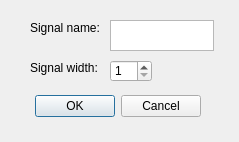
<?xml version="1.0" encoding="UTF-8"?>
<ui version="4.0">
 <class>SignalConfigDlg</class>
 <widget class="QDialog" name="SignalConfigDlg">
  <property name="geometry">
   <rect>
    <x>0</x>
    <y>0</y>
    <width>239</width>
    <height>142</height>
   </rect>
  </property>
  <property name="windowTitle">
   <string>Dialog</string>
  </property>
  <widget class="QDialogButtonBox" name="buttonBox">
   <property name="geometry">
    <rect>
     <x>30</x>
     <y>90</y>
     <width>171</width>
     <height>32</height>
    </rect>
   </property>
   <property name="orientation">
    <enum>Qt::Horizontal</enum>
   </property>
   <property name="standardButtons">
    <set>QDialogButtonBox::Cancel|QDialogButtonBox::Ok</set>
   </property>
  </widget>
  <widget class="QLabel" name="label">
   <property name="geometry">
    <rect>
     <x>30</x>
     <y>20</y>
     <width>71</width>
     <height>16</height>
    </rect>
   </property>
   <property name="text">
    <string>Signal name:</string>
   </property>
  </widget>
  <widget class="QPlainTextEdit" name="signalNameEdit">
   <property name="geometry">
    <rect>
     <x>110</x>
     <y>20</y>
     <width>104</width>
     <height>31</height>
    </rect>
   </property>
  </widget>
  <widget class="QLabel" name="label_2">
   <property name="geometry">
    <rect>
     <x>30</x>
     <y>60</y>
     <width>71</width>
     <height>16</height>
    </rect>
   </property>
   <property name="text">
    <string>Signal width:</string>
   </property>
  </widget>
  <widget class="QSpinBox" name="spinBox">
   <property name="geometry">
    <rect>
     <x>110</x>
     <y>60</y>
     <width>42</width>
     <height>22</height>
    </rect>
   </property>
   <property name="minimum">
    <number>1</number>
   </property>
  </widget>
 </widget>
 <resources/>
 <connections>
  <connection>
   <sender>buttonBox</sender>
   <signal>accepted()</signal>
   <receiver>SignalConfigDlg</receiver>
   <slot>accept()</slot>
   <hints>
    <hint type="sourcelabel">
     <x>248</x>
     <y>254</y>
    </hint>
    <hint type="destinationlabel">
     <x>157</x>
     <y>274</y>
    </hint>
   </hints>
  </connection>
  <connection>
   <sender>buttonBox</sender>
   <signal>rejected()</signal>
   <receiver>SignalConfigDlg</receiver>
   <slot>reject()</slot>
   <hints>
    <hint type="sourcelabel">
     <x>316</x>
     <y>260</y>
    </hint>
    <hint type="destinationlabel">
     <x>286</x>
     <y>274</y>
    </hint>
   </hints>
  </connection>
 </connections>
</ui>
